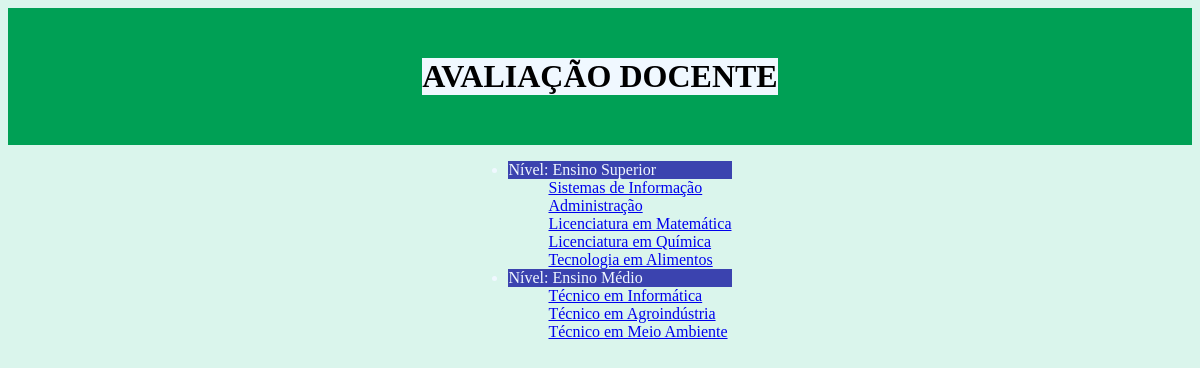
Page /cursos on the committed database.
### models/database.py (models this page shows, shortened)
class Cursos(db.Model):
    __tablename__ = 'cursos'  # Nome da tabela no banco de dados
    IDCurso = db.Column(db.Integer, primary_key=True, autoincrement=True)
    Titulo = db.Column(db.String(255), nullable=False, unique=True)  # Coluna para o título (texto com até 255 caracteres)
    Nivel = db.Column(db.String(50), nullable=False)   # Coluna para o nível (texto com até 50 caracteres)

### app.py (the view)
@app.route('/cursos')
def cursos():
    cursos = Cursos.query.all()
    cursos_por_nivel = defaultdict(list)
    for curso in cursos:
        cursos_por_nivel[curso.Nivel].append(curso)
    return render_template('cursos.html', cursos_por_nivel=cursos_por_nivel)

### templates/cursos.html (shortened to what this page needs)
<!DOCTYPE html>
<html>
<head>
    <link rel="stylesheet" type="text/css" href="{{ url_for('static', filename='cursos.css') }}">
</head>
<body>
    <header>
         <h1>AVALIAÇÃO DOCENTE</h1>
    </header>
   <main>
        <ul>
            {% for nivel, cursos in cursos_por_nivel.items() %}
                <li class="title">Nível: Ensino {{ nivel }}</li>
                <ul>
                    {% for curso in cursos %}
                        <li class="bloco"><a href="{{ url_for('materias', curso_id=curso.IDCurso) }}">{{ curso.Titulo }}</a></li>
                    {% endfor %}
                </ul>
            {% endfor %}
        </ul>
    </main>
</body>
</html>

### static/cursos.css (style rules this page uses)
body { background-color: rgb(218, 245, 236); }
header { display: flex; justify-content: center; background-color: rgb(0, 160, 85); }
header h1 { background-color: aliceblue; margin-top: 50px; margin-bottom: 50px; }
main { display: flex; justify-content: center; }
main .title { color: aliceblue; background-color: rgb(59, 67, 175); }
.bloco { display: flex; flex-wrap: wrap; }

### rows in the picture
Cursos: Nivel "Superior", Titulo "Sistemas de Informação"
Cursos: Titulo "Administração"
Cursos: Titulo "Licenciatura em Matemática"
Cursos: Titulo "Licenciatura em Química"
Cursos: Titulo "Tecnologia em Alimentos"
Cursos: Nivel "Médio", Titulo "Técnico em Informática"
Cursos: Titulo "Técnico em Agroindústria"
Cursos: Titulo "Técnico em Meio Ambiente"
